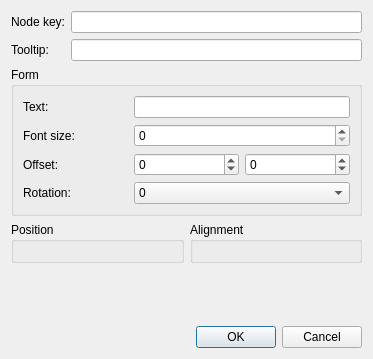
<?xml version="1.0" encoding="UTF-8"?>
<ui version="4.0">
 <class>SchemeElementDialog</class>
 <widget class="QDialog" name="SchemeElementDialog">
  <property name="geometry">
   <rect>
    <x>0</x>
    <y>0</y>
    <width>373</width>
    <height>359</height>
   </rect>
  </property>
  <property name="windowTitle">
   <string>Scheme element</string>
  </property>
  <layout class="QVBoxLayout" name="verticalLayout">
   <item>
    <layout class="QGridLayout" name="gridLayout_2">
     <item row="0" column="0">
      <widget class="QLabel" name="label">
       <property name="text">
        <string>Node key:</string>
       </property>
      </widget>
     </item>
     <item row="0" column="1">
      <widget class="QLineEdit" name="leNodeKey"/>
     </item>
     <item row="1" column="0">
      <widget class="QLabel" name="label_2">
       <property name="text">
        <string>Tooltip:</string>
       </property>
      </widget>
     </item>
     <item row="1" column="1">
      <widget class="QLineEdit" name="leTooltip"/>
     </item>
    </layout>
   </item>
   <item>
    <widget class="QGroupBox" name="groupBox">
     <property name="title">
      <string>Form</string>
     </property>
     <layout class="QGridLayout" name="gridLayout">
      <item row="0" column="0">
       <widget class="QLabel" name="label_3">
        <property name="text">
         <string>Text:</string>
        </property>
       </widget>
      </item>
      <item row="0" column="1" colspan="2">
       <widget class="QLineEdit" name="leFormText"/>
      </item>
      <item row="1" column="0">
       <widget class="QLabel" name="label_4">
        <property name="text">
         <string>Font size:</string>
        </property>
       </widget>
      </item>
      <item row="1" column="1" colspan="2">
       <widget class="QSpinBox" name="sbFormFontSize"/>
      </item>
      <item row="2" column="0">
       <widget class="QLabel" name="label_5">
        <property name="text">
         <string>Offset:</string>
        </property>
       </widget>
      </item>
      <item row="2" column="1">
       <widget class="QSpinBox" name="sbFormOffsetX">
        <property name="minimum">
         <number>-999999999</number>
        </property>
       </widget>
      </item>
      <item row="2" column="2">
       <widget class="QSpinBox" name="sbFormOffsetY">
        <property name="minimum">
         <number>-999999999</number>
        </property>
       </widget>
      </item>
      <item row="3" column="0">
       <widget class="QLabel" name="label_6">
        <property name="text">
         <string>Rotation:</string>
        </property>
       </widget>
      </item>
      <item row="3" column="1" colspan="2">
       <widget class="QComboBox" name="cbFormRotation">
        <item>
         <property name="text">
          <string>0</string>
         </property>
        </item>
        <item>
         <property name="text">
          <string>90</string>
         </property>
        </item>
        <item>
         <property name="text">
          <string>180</string>
         </property>
        </item>
        <item>
         <property name="text">
          <string>270</string>
         </property>
        </item>
       </widget>
      </item>
     </layout>
    </widget>
   </item>
   <item>
    <layout class="QHBoxLayout" name="horizontalLayout_3">
     <item>
      <widget class="QGroupBox" name="gbPosition">
       <property name="title">
        <string>Position</string>
       </property>
       <layout class="QHBoxLayout" name="horizontalLayout">
        <item>
         <widget class="AlignmentWidget" name="wPosition" native="true"/>
        </item>
       </layout>
      </widget>
     </item>
     <item>
      <widget class="QGroupBox" name="gbAlignment">
       <property name="title">
        <string>Alignment</string>
       </property>
       <layout class="QHBoxLayout" name="horizontalLayout_2">
        <item>
         <widget class="AlignmentWidget" name="wAlignment" native="true"/>
        </item>
       </layout>
      </widget>
     </item>
    </layout>
   </item>
   <item>
    <spacer name="verticalSpacer">
     <property name="orientation">
      <enum>Qt::Vertical</enum>
     </property>
     <property name="sizeHint" stdset="0">
      <size>
       <width>20</width>
       <height>6</height>
      </size>
     </property>
    </spacer>
   </item>
   <item>
    <widget class="QDialogButtonBox" name="buttonBox">
     <property name="orientation">
      <enum>Qt::Horizontal</enum>
     </property>
     <property name="standardButtons">
      <set>QDialogButtonBox::Cancel|QDialogButtonBox::Ok</set>
     </property>
    </widget>
   </item>
  </layout>
 </widget>
 <customwidgets>
  <customwidget>
   <class>AlignmentWidget</class>
   <extends>QWidget</extends>
   <header>AlignmentWidget.h</header>
   <container>1</container>
  </customwidget>
 </customwidgets>
 <resources/>
 <connections>
  <connection>
   <sender>buttonBox</sender>
   <signal>rejected()</signal>
   <receiver>SchemeElementDialog</receiver>
   <slot>reject()</slot>
   <hints>
    <hint type="sourcelabel">
     <x>316</x>
     <y>260</y>
    </hint>
    <hint type="destinationlabel">
     <x>286</x>
     <y>274</y>
    </hint>
   </hints>
  </connection>
 </connections>
</ui>
